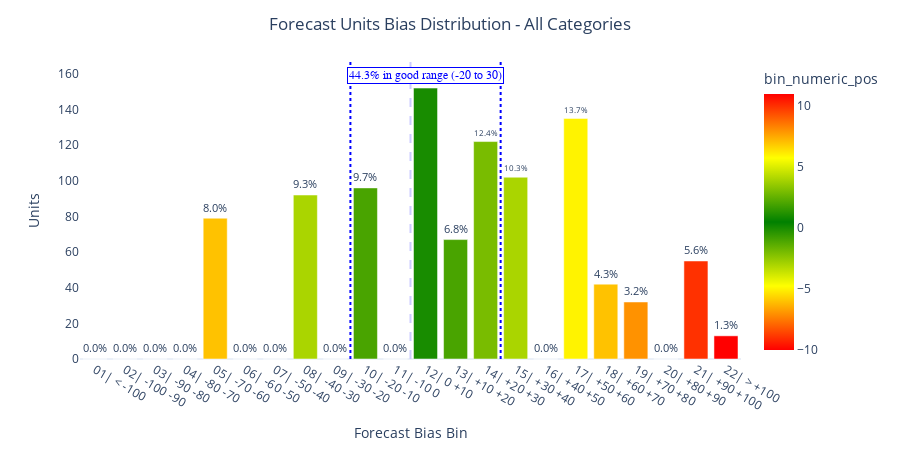

The code cell stored with this chart in its notebook:
### Code cell
FEVAL.plot_accuracy_distribution(evaluation_data_category, method=METHOD).show()

### Figure 1 — Plotly figure (JSON) as saved in the notebook; plotly's stock layout.template omitted (floating-point values rounded to 4 significant figures)
{"data": [{"alignmentgroup": "True", "hovertemplate": "Forecast Bias Bin=%{x}<br>Units=%{y}<br>percentage_of_target=%{text}<br>bin_numeric_pos=%{marker.color}<extra></extra>", "legendgroup": "", "marker": {"color": [-10, -9, -8, -7, -6, -5, -4, -3, -2, -1, 0, 1, 2, 3, 4, 5, 6, 7, 8, 9, 10, 11], "coloraxis": "coloraxis", "pattern": {"shape": ""}}, "name": "", "offsetgroup": "", "orientation": "v", "showlegend": false, "text": [0, 0, 0, 0, 8, 0, 0, 9.3, 0, 9.7, 0, 15.4, 6.8, 12.4, 10.3, 0, 13.7, 4.3, 3.2, 0, 5.6, 1.3], "textposition": "outside", "texttemplate": "%{text:.1f}%", "type": "bar", "x": ["01| < -100", "02| -100 -90", "03| -90 -80", "04| -80 -70", "05| -70 -60", "06| -60 -50", "07| -50 -40", "08| -40 -30", "09| -30 -20", "10| -20 -10", "11| -10 0", "12| 0 +10", "13| +10 +20", "14| +20 +30", "15| +30 +40", "16| +40 +50", "17| +50 +60", "18| +60 +70", "19| +70 +80", "20| +80 +90", "21| +90 +100", "22| > +100"], "xaxis": "x", "y": [0, 0, 0, 0, 79, 0, 0, 92, 0, 96, 0, 152, 67, 122, 102, 0, 135, 42, 32, 0, 55, 13], "yaxis": "y"}], "layout": {"annotations": [{"bgcolor": "white", "bordercolor": "#0000ff", "borderwidth": 1, "font": {"color": "#0000ff", "family": "Arial", "size": 12}, "showarrow": false, "text": "44.3% in good range (-20 to 30)", "x": 11, "y": 158.8}], "barmode": "relative", "coloraxis": {"colorbar": {"title": {"text": "bin_numeric_pos"}}, "colorscale": [[0, "red"], [0.25, "yellow"], [0.5, "green"], [0.75, "yellow"], [1, "red"]]}, "height": 450, "legend": {"tracegroupgap": 0}, "margin": {"t": 60}, "shapes": [{"line": {"color": "#ccccff", "dash": "dash"}, "type": "line", "x0": 10.5, "x1": 10.5, "y0": 0, "y1": 167.2}, {"line": {"color": "#0000ff", "dash": "dot"}, "type": "line", "x0": 8.5, "x1": 8.5, "y0": 0, "y1": 167.2}, {"line": {"color": "#0000ff", "dash": "dot"}, "type": "line", "x0": 13.5, "x1": 13.5, "y0": 0, "y1": 167.2}], "title": {"text": "Forecast Units Bias Distribution - All Categories", "x": 0.5}, "width": 900, "xaxis": {"anchor": "y", "domain": [0, 1], "showgrid": false, "title": {"text": "Forecast Bias Bin"}}, "yaxis": {"anchor": "x", "domain": [0, 1], "showgrid": false, "title": {"text": "Units"}}}}
